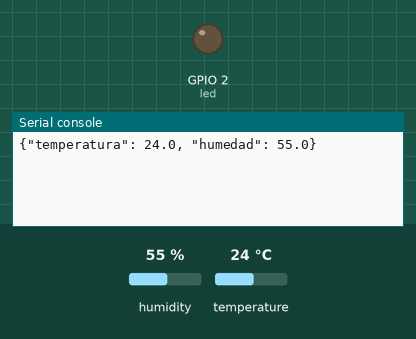
Bench run of a program on a simulated ESP32 board running MicroPython. Shown: output pins drawn as LEDs (lit = HIGH), the last lines printed to the serial console. The test bench sets the inputs (shaded band); at power-on: temperature 24 °C, humidity 55 %. No MQTT or app messages arrive unless stated; values from a settings file that is not in the repository are placeholders.

Above: at 1.2 s.
1.3 s: temperature set to 33 °C
At 5.4 s:
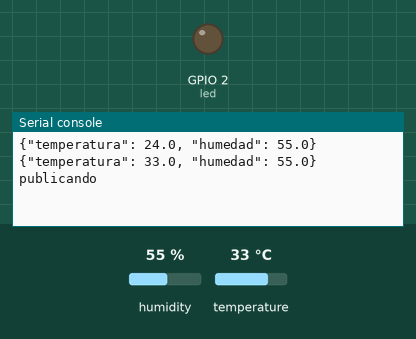
At 10.9 s:
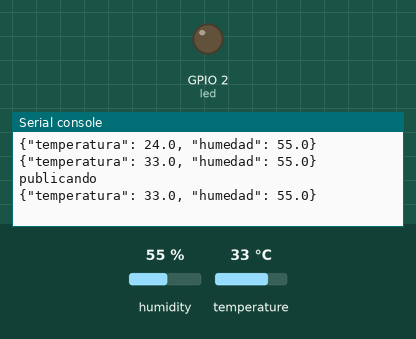

The program:

main.py
```python
#https://wokwi.com/projects/373688143020945409
#Enunciado
#Escribir un programa para el esp32, basado en el circuito utilizado en el capítulo 9,
#que publique un solo mensaje, a un broker mqtt, cuando la temperatura supera un valor establecido como
#"temperatura superior". El sistema no volverá a publicar mensajes hasta no haber estado por debajo de un
#límite inferior y volver a superar la temperatura superior.
from machine import Pin, Timer, unique_id
import dht
import time
import json
import ubinascii
from collections import OrderedDict
from settings import SERVIDOR_MQTT
from umqtt.robust import MQTTClient

CLIENT_ID = ubinascii.hexlify(unique_id()).decode('utf-8')

mqtt = MQTTClient(CLIENT_ID, SERVIDOR_MQTT,
                  port=8883, keepalive=10, ssl=True)

led = Pin(2, Pin.OUT)
d = dht.DHT22(Pin(25))
#
Tmin = 20
Tmax = 30
bandera = True

while True:
    try:
        d.measure()
        temperatura = d.temperature()
        humedad = d.humidity()
        datos = json.dumps(OrderedDict([
            ('temperatura',temperatura),
            ('humedad',humedad)
        ]))
        print(datos)
        if temperatura > Tmax and bandera:
            print("publicando")
            mqtt.connect()
            mqtt.publish(f"aptest/{CLIENT_ID}",datos)
            mqtt.disconnect()
            bandera = False
        if temperatura < Tmin:
            bandera = True

    except OSError as e:
        print("sin sensor")
    time.sleep(5)
```

Measured:
- after the input at 1.3 s, the serial console: prints a new line after 3.7 s (image 1)
